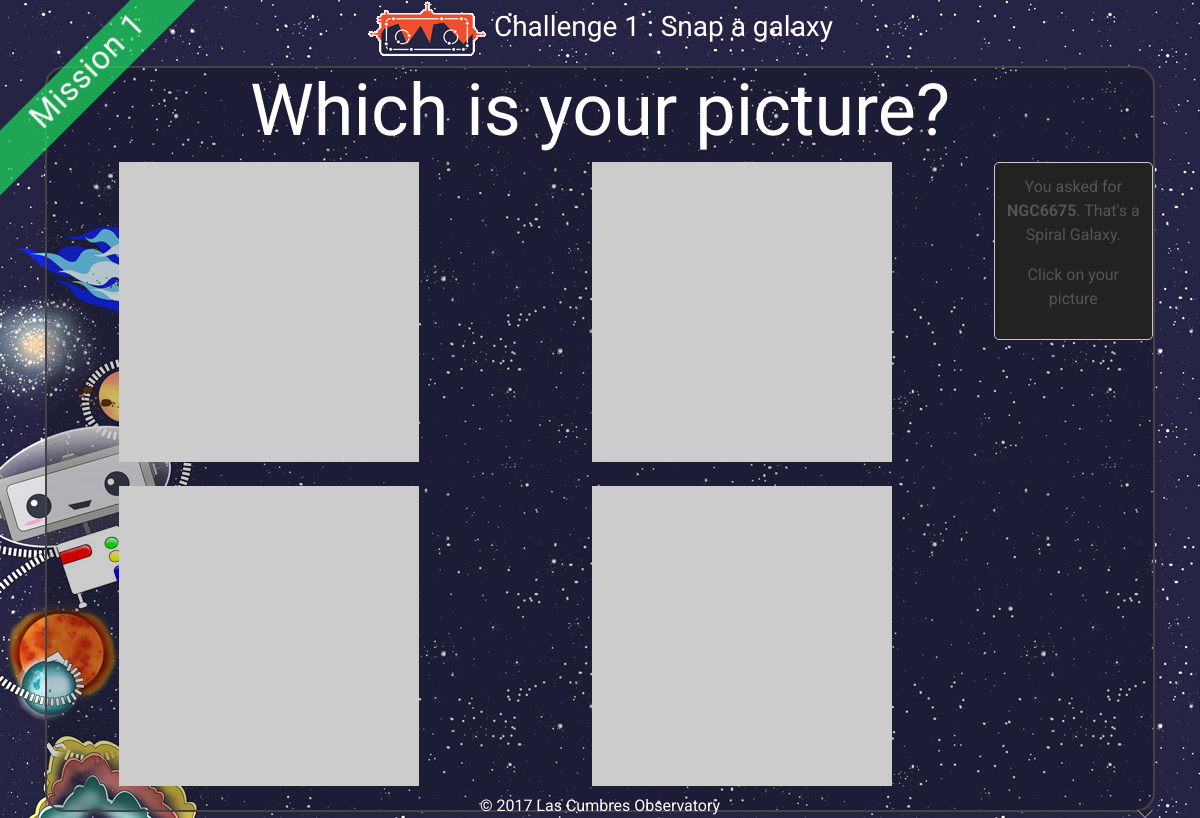
The app's page /challenge/1/identify/ (signed in), older data.
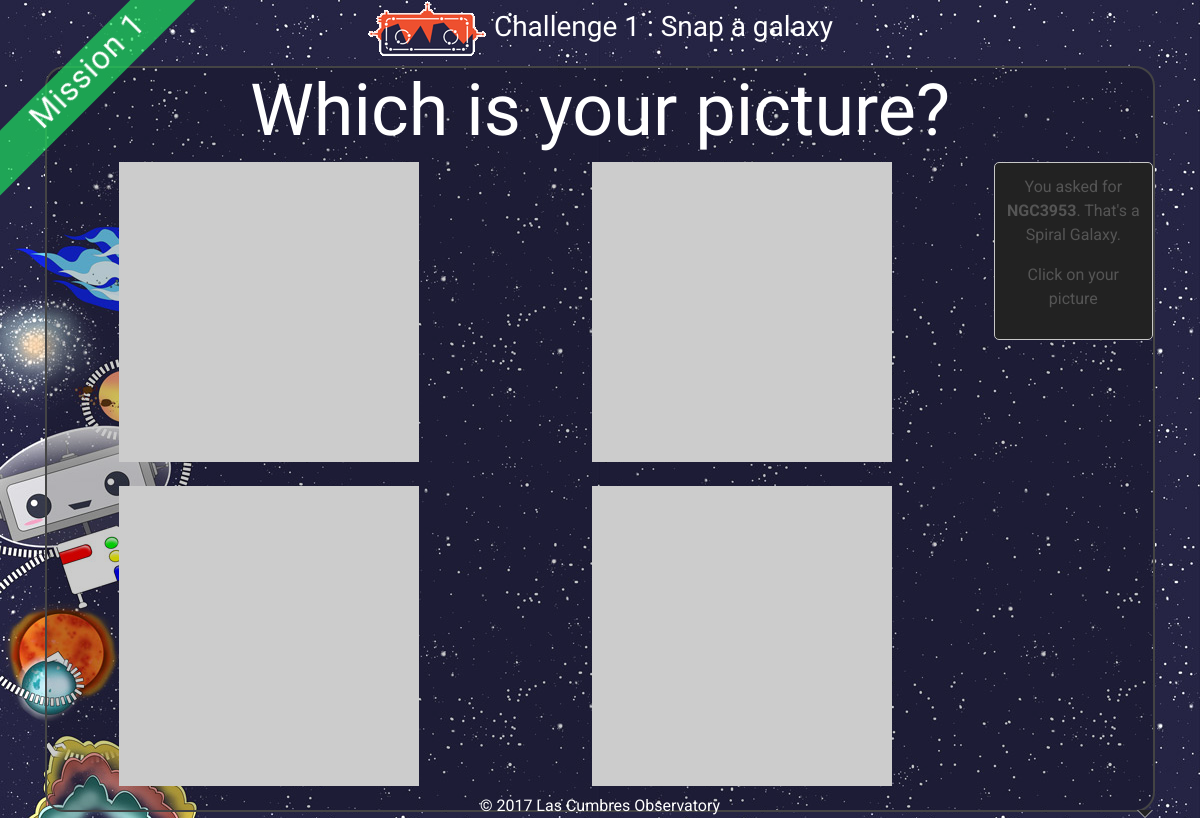
The same page, newer data.
### status/models.py (models this page shows, shortened)
class Progress(models.Model):
    user = models.ForeignKey(User)
    challenge = models.ForeignKey(Challenge)
    userrequestid = models.CharField(max_length=20, null=True, blank=True)
    requestids = models.CharField(max_length=20, null=True, blank=True)
    frameids = models.CharField(max_length=20, null=True, blank=True)
    status = FSMField(default='New', choices=settings.PROGRESS_OPTIONS)
    last_update = models.DateTimeField(default=datetime.utcnow)
    target = models.CharField(max_length=100)
    class Meta:
        unique_together = (("user","challenge"),)
    class Meta:
        verbose_name_plural = 'User Progress'

### explorer/views.py (the view)
# urls.py: url(r'^challenge/(?P<pk>[0-9]+)/start/$', ChallengeView.as_view(), {'mode':'start'}, name="start"),
class ChallengeView(LoginRequiredMixin, DetailView):
    model = Challenge
    def get(self, request, *args, **kwargs):
        if kwargs.get('mode',None) == 'failed':
            self.template_name = "explorer/challenge-message.html"
        else:
            self.template_name = "explorer/challenge-{}.html".format(kwargs['mode'])
        return super(ChallengeView, self).get(request, *args, **kwargs)
    def get_context_data(self, **kwargs):
        context = super(ChallengeView, self).get_context_data(**kwargs)
        if kwargs.get('mode',None) != 'start':
            obj,created = Progress.objects.get_or_create(challenge=self.get_object(), user=self.request.user)
            if created:
                obj.last_update = datetime.utcnow()
                obj.save()
            context['progress'] = obj
        return context

### serol/auth_backend.py (called while the page is built)
    def get_user(self, user_id):
        try:
            return User.objects.get(pk=user_id)
        except User.DoesNotExist:
            return None

### explorer/templates/explorer/challenge-identify.html (shortened to what this page needs)
{% extends 'explorer/challenge-base.html' %}
{% load static i18n %}
{% block wrapper-class%}challenge mission-{{object.mission.number}}-sidebar{%endblock%}
{% block main-body %}
<div class="centre-container">
<h1>{% trans "Which is your picture?" %}</h1>
  <div class="row">
    <div class="col-lg-10">
      <div class="row">
        {% for i in "0123" %}
        <div class="col-6 pb-2">
        </div>
        {% endfor %}
      </div>
    </div>
    <div class="col-lg-2">
        <div class="speech-bubble">
          <div class="arrow bottom right"></div>
          {% trans "You asked for" %} <strong>{{progress.target}}</strong>.
              {% trans "That's a" %} {{object.category}}.</p>
          {% trans "Click on your picture" %}</p>
        </div>
    </div>
  </div>
</div>
{% endblock %}

Row changes from the older to the newer data that the page shows:
changed Progress: target "NGC6675" → "NGC3953"
